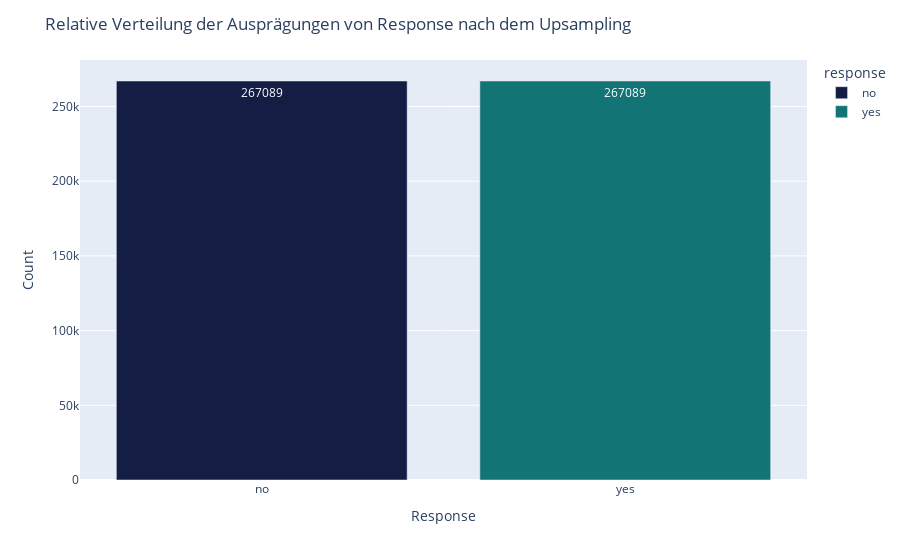

The notebook cell this image was saved under:
### Code cell
df_upsampled_response = upsampled.groupby(['response']).size().reset_index()
fig = px.bar(df_upsampled_response, x='response', y=upsampled['response'].value_counts(normalize=False), color='response',
                                    text=upsampled['response'].value_counts(normalize=False),
                                    color_discrete_map={
                                        'yes': 'rgb(18,116,117)',
                                        'no': 'rgb(20,29,67)'
                                    })

fig.update_layout(title='Relative Verteilung der Ausprägungen von Response nach dem Upsampling',
                 xaxis_title='Response',
                 yaxis_title='Count')
fig.show()

### Figure 1 — Plotly figure (JSON) as saved in the notebook; plotly's stock layout.template omitted (floating-point values rounded to 4 significant figures)
{"data": [{"alignmentgroup": "True", "hovertemplate": "response=%{x}<br>y=%{y}<br>text=%{text}<extra></extra>", "legendgroup": "no", "marker": {"color": "rgb(20,29,67)", "pattern": {"shape": ""}}, "name": "no", "offsetgroup": "no", "orientation": "v", "showlegend": true, "text": [267089], "textposition": "auto", "type": "bar", "x": ["no"], "xaxis": "x", "y": [267089], "yaxis": "y"}, {"alignmentgroup": "True", "hovertemplate": "response=%{x}<br>y=%{y}<br>text=%{text}<extra></extra>", "legendgroup": "yes", "marker": {"color": "rgb(18,116,117)", "pattern": {"shape": ""}}, "name": "yes", "offsetgroup": "yes", "orientation": "v", "showlegend": true, "text": [267089], "textposition": "auto", "type": "bar", "x": ["yes"], "xaxis": "x", "y": [267089], "yaxis": "y"}], "layout": {"barmode": "relative", "legend": {"title": {"text": "response"}, "tracegroupgap": 0}, "margin": {"t": 60}, "title": {"text": "Relative Verteilung der Ausprägungen von Response nach dem Upsampling"}, "xaxis": {"anchor": "y", "categoryarray": ["no", "yes"], "categoryorder": "array", "domain": [0, 1], "title": {"text": "Response"}}, "yaxis": {"anchor": "x", "domain": [0, 1], "title": {"text": "Count"}}}}
